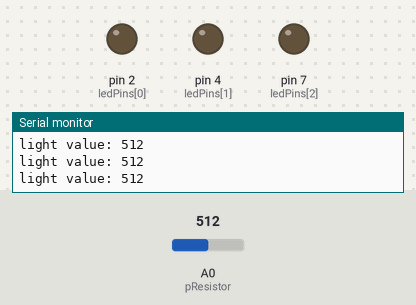
A sketch run on a simulated Arduino Uno, built with avr-gcc and run on an emulated ATmega328P. Parts: output pins drawn as LEDs (lit = HIGH), the last lines printed to the serial monitor. The test bench sets the inputs (shaded band); at power-on: A0 (pResistor) = 512.

Above: at 1.2 s.
1.3 s: A0 (pResistor) set to 884
2.8 s: A0 (pResistor) set to 915
At 3.4 s:
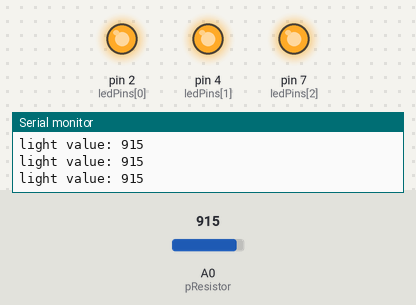
4.3 s: A0 (pResistor) set to 900
At 4.8 s:
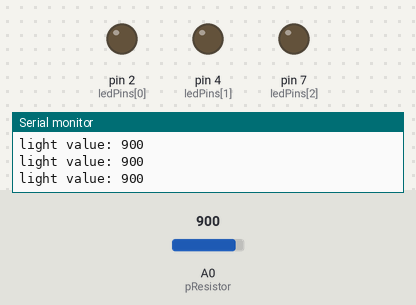
5.8 s: A0 (pResistor) set to 1023
At 6.1 s:
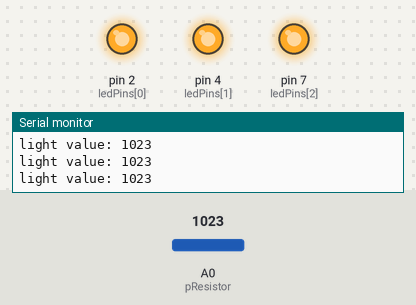
Timing chart, 0 to 8.3 s (numbered marks = the images above; inputs shaded):
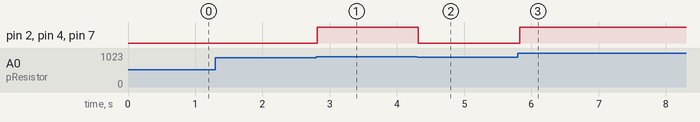

The sketch:

oil_painting.ino
```cpp
// set up LEDs
// Constants for LEDs
const int ledPins[3] = {2, 4, 7};

// set up photoresistor
const int pResistor = A0;

void setup() {
  // put your setup code here, to run once:
  Serial.begin(9600);
  for (int i = 0; i < 3; i++) {
    pinMode(ledPins[i], OUTPUT);
  }
}

void loop() {
  // put your main code here, to run repeatedly:
  int light = analogRead(pResistor);
  Serial.print("light value: ");
  Serial.println(light);
  // turn on the LED light when using flashlight
  if(light > 900){
    for (int i = 0; i < 3; i++) {
      digitalWrite(ledPins[i], HIGH);
    }
  }
  // turn off the LED light if there's no flashlight
  else{
    for (int i = 0; i < 3; i++) {
      digitalWrite(ledPins[i], LOW);
    }
  }
  delay(100);
}


// Reference
// https://projecthub.arduino.cc/tropicalbean/how-to-use-a-photoresistor-1143fd
```

Measured:
- the behaviour switches between 900 and 901 on A0 (pResistor) (found by bisection; images 0 and 1)
- after the input at 2.8 s, pin 2 (ledPins[0]), pin 4 (ledPins[1]), pin 7 (ledPins[2]): LOW → HIGH at once
- after the input at 4.3 s, pin 2 (ledPins[0]), pin 4 (ledPins[1]), pin 7 (ledPins[2]): HIGH → LOW at once
- after the input at 5.8 s, pin 2 (ledPins[0]), pin 4 (ledPins[1]), pin 7 (ledPins[2]): LOW → HIGH at once
